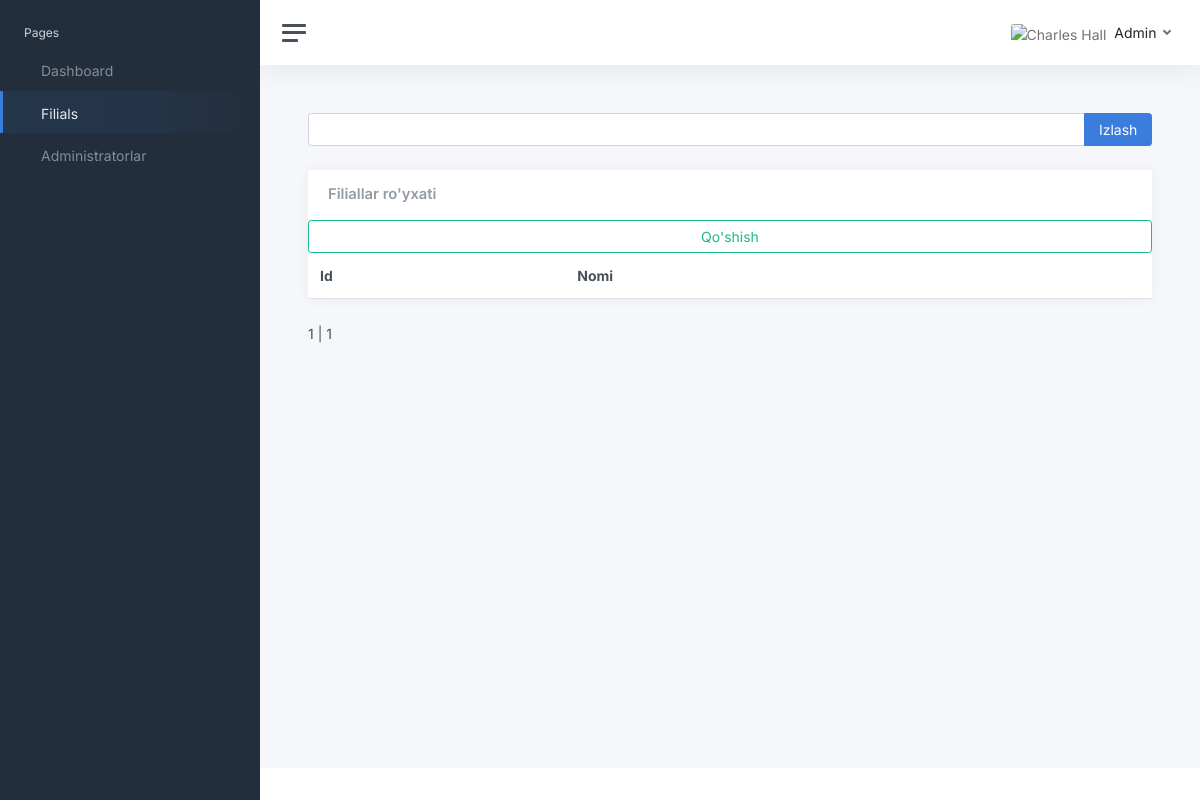
The app's page /superadmin/filials/ (signed in), older data.
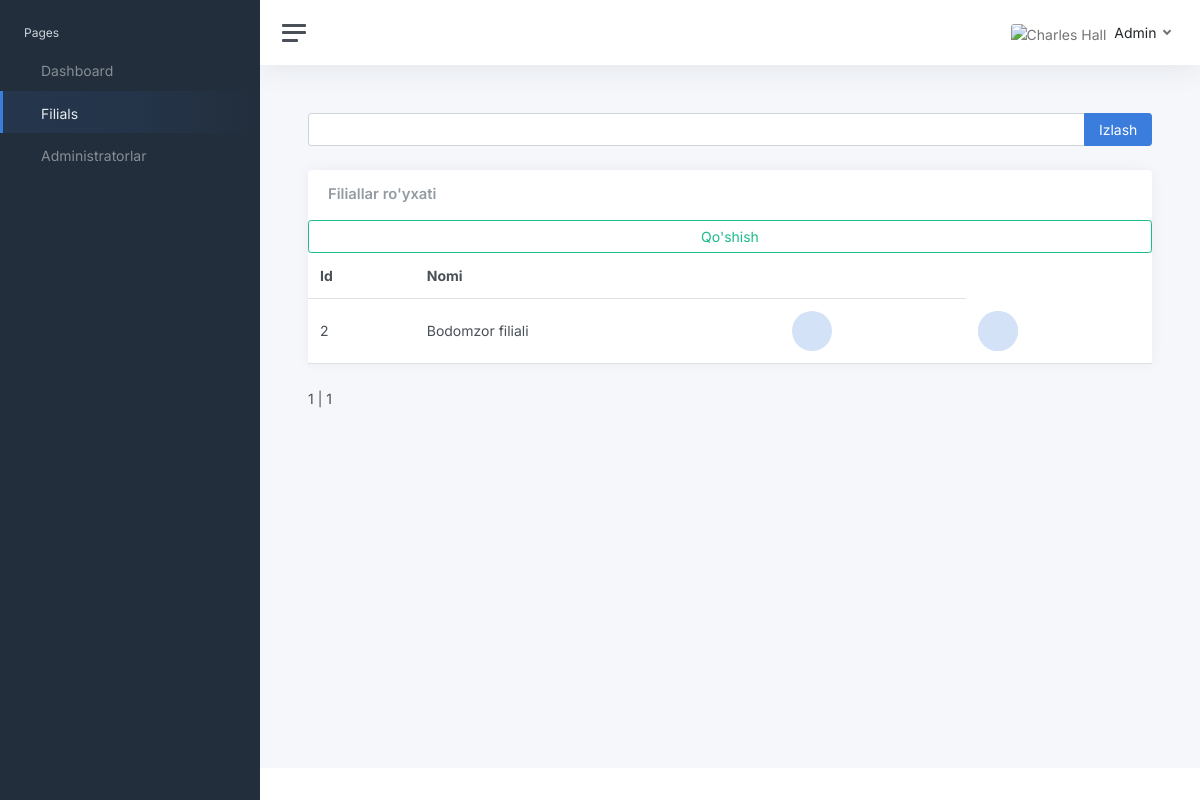
The same page, newer data.
### apps/superadmin/models.py (models this page shows, shortened)
class Filial(models.Model):
    filial_name = models.CharField(max_length=200, null=True, blank=True)
    class Meta:
        verbose_name = "Filial"
        verbose_name_plural = "Filiallar"

### apps/superadmin/views.py (the view)
# urls.py: path('filials/', views.filials, name='admin_filials'),
@login_required(login_url="/login/")
def filials(request):
    if not request.user.is_superuser:
        return redirect('/login/')
    all_filials = Filial.objects.all()
    search_query = request.GET.get('q')
    if search_query:
        all_filials = all_filials.filter(Q(name__icontains=search_query))
    paginator = Paginator(all_filials, 50)
    page_number = request.GET.get('page')
    page_obj = paginator.get_page(page_number)
    context = {
        'page_obj': page_obj,
        "segment": "filials"
    }
    html_template = loader.get_template('home/superuser/filials.html')
    return HttpResponse(html_template.render(context, request))

### apps/templates/home/superuser/filials.html (shortened to what this page needs)
{% extends "layouts/base.html" %}
{% load static %}
{% block body_class %} dashboard {% endblock body_class %}
{% block stylesheets %}
  <link href="{% static 'css/app.css' %}" rel="stylesheet">
{% endblock stylesheets %}
{% block content %}
			<main class="content">
				<div class="container-fluid p-0">
					<form class="input-group mb-4" method="get">
						<input class="form-control" type="text" name="q" value="{{ search_query }}">
						<button class="input-group-text btn btn-primary" type="submit">Izlash</button>
					</form>
					<div class="row">
						<div class="col-12 col-lg-12 col-xxl-12 d-flex">
							<div class="card flex-fill">
								<div class="card-header">
									<h5 class="card-title mb-0">Filiallar ro'yxati</h5>
								</div>
								<table class="table table-hover my-0">
									<thead>
										<tr>
											<th>Id</th>
											<th>Nomi</th>
											<th></th>
										</tr>
									</thead>
									<tbody>
									{% for filial in page_obj %}
										<tr>
											<td class="d-none d-xl-table-cell">{{ filial.id }}</td>
											<td class="d-none d-xl-table-cell">{{ filial.filial_name }}</td>
											<td class="d-none d-md-table-cell">
												<div class="col-auto">
													<div class="stat text-primary">
													</div>
												</div>
											</td>
											<td class="d-none d-md-table-cell">
												<div class="col-auto">
													<div class="stat text-primary">
														<div class="stat text-primary">
														</div>
													</div>
												</div>
											</td>
										</tr>
									{% endfor %}
									<a class="btn btn-outline-success text-right" href="{% url 'admin_filial_create' %}">
										Qo'shish
									</a>
									</tbody>
								</table>
							</div>
						</div>
					</div>
					<div class="pagination">
						<span class="step-links">
							<span class="current-page">
								{{ page_obj.number }} | {{ page_obj.paginator.num_pages }}
							</span>
						</span>
					</div>
                </div>
            </main>
{% endblock content %}

Row changes from the older to the newer data that the page shows:
added Filial: id "2", filial_name "Bodomzor filiali"
